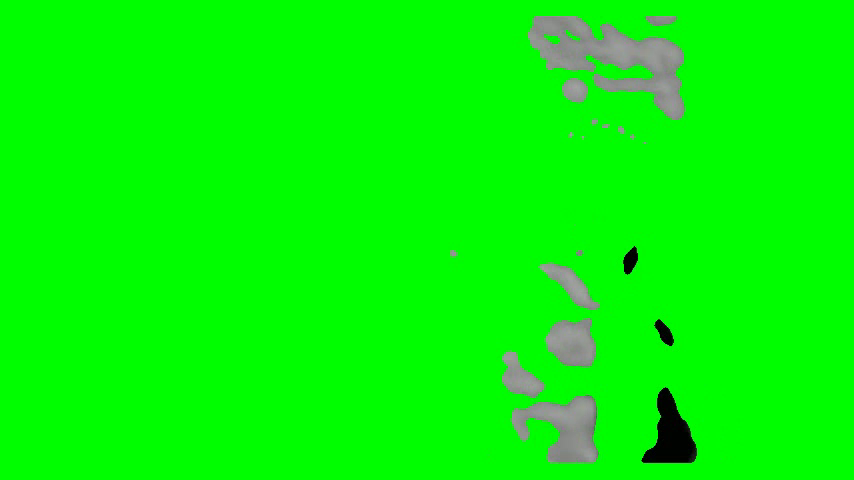
#> input picture frame 15 of DIP/Outputs/output_1.mp4, 854 x 480 px, given in place of Q1.mp4, which was not available
$ python Q1.py
#> lines starting #> are read from the running program, lines starting #| are printed output that depends on the picture
import cv2
import numpy as np

# [63 lines left out: functions apply_box_filter, apply_median_filter, do_convolve, build_mask, not called in this run]


if __name__ == "__main__":
    OUTPUT_PATH = "../Outputs/output_1.mp4"

    cap = cv2.VideoCapture("../Data/Q1.mp4")
    all_frames = []

    while True:
        got_frame, raw = cap.read()
#> raw is the input picture: shape (480, 854, 3); mean B, G, R 5.6, 247.9, 5.7
        if not got_frame:
            break
        if raw.ndim == 3:
            gray = (0.299 * raw[:, :, 2] +
                    0.587 * raw[:, :, 1] +
                    0.114 * raw[:, :, 0])
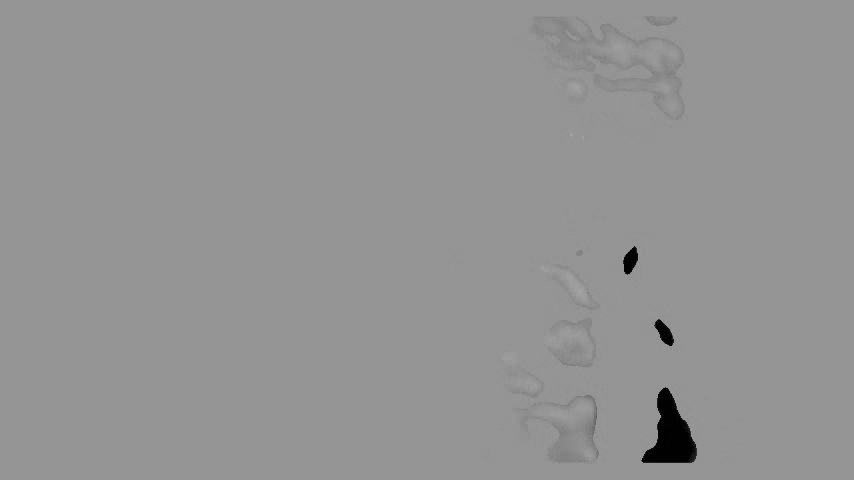
#> gray: shape (480, 854) float64; min 0, max 163.2, mean 147.9
            gray = gray.astype(np.uint8)
        else:
            gray = raw
        all_frames.append(gray)

    FPS = cap.get(cv2.CAP_PROP_FPS)
    VID_W = int(cap.get(cv2.CAP_PROP_FRAME_WIDTH))
    VID_H = int(cap.get(cv2.CAP_PROP_FRAME_HEIGHT))
    cap.release()

    stacked = np.array(all_frames, dtype=np.float64)
    background = np.median(stacked, axis=0).astype(np.uint8)

    lap_kernel = np.array([
        [ 0, -1,  0],
        [-1,  5, -1],
        [ 0, -1,  0]
    ], dtype=np.float64)

    green_bg = np.zeros((VID_H, VID_W, 3), dtype=np.uint8)
    green_bg[:, :, 1] = 255  # green bg

    processed_frames = []

    for idx in range(len(all_frames)):
        frame = all_frames[idx]
        fg_mask = build_mask(frame, background, lap_kernel)  # 0 or 1
        frame_bgr = np.stack([frame, frame, frame], axis=2)
        result = np.where(fg_mask[:, :, np.newaxis] == 1, frame_bgr, green_bg)
        result = result.astype(np.uint8)

        processed_frames.append(result)

    fourcc = cv2.VideoWriter_fourcc(*'mp4v')
    writer = cv2.VideoWriter(OUTPUT_PATH, fourcc, FPS, (VID_W, VID_H), True)

    for f in processed_frames:
        writer.write(f)

    writer.release()

$ run again, starting later in the video
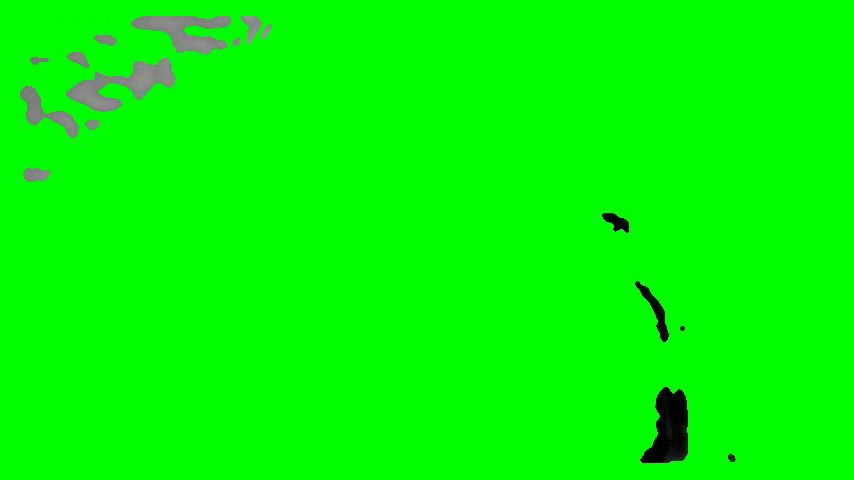
#> input picture frame 67 of DIP/Outputs/output_1.mp4, 854 x 480 px, given in place of Q1.mp4, which was not available
#> raw is the input picture: shape (480, 854, 3); mean B, G, R 2.3, 249.9, 2.3
#> `gray = (0.299 * raw[:, :, 2] + 0.587 * raw[:, :, 1] + 0.114 * raw[:, :..`:
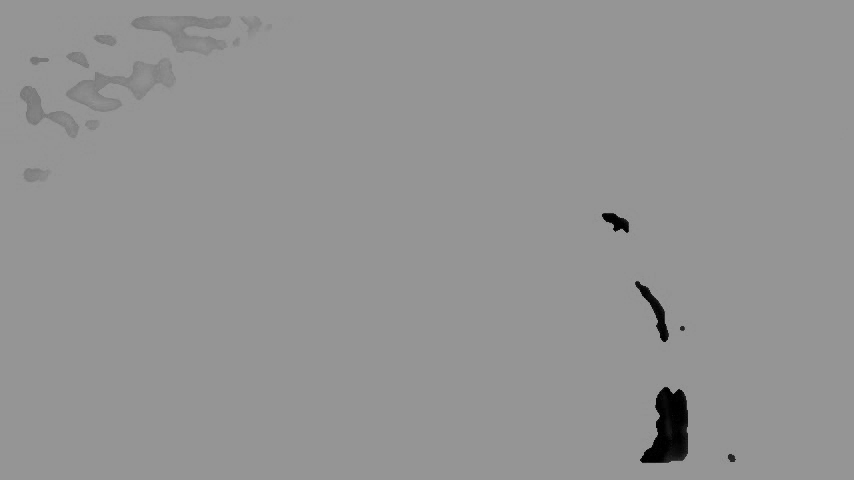
#> gray: shape (480, 854) float64; min 0, max 157.9, mean 147.7

$ run again, starting later in the video
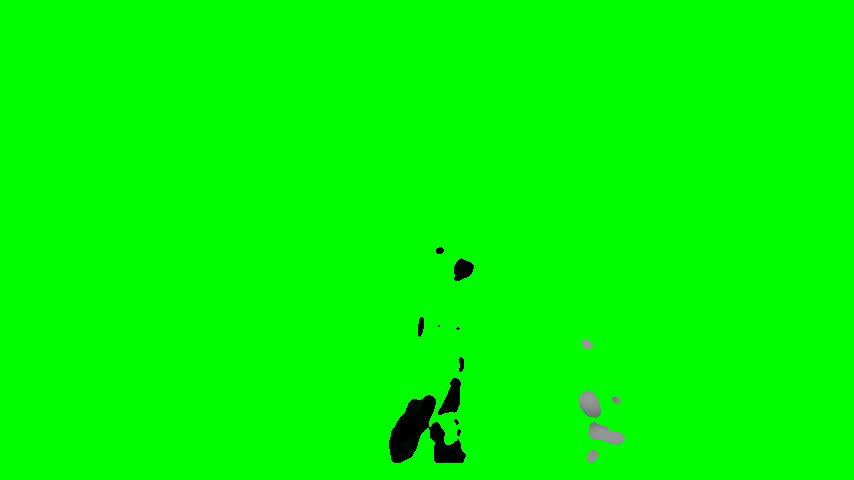
#> input picture frame 120 of DIP/Outputs/output_1.mp4, 854 x 480 px, given in place of Q1.mp4, which was not available
#> raw is the input picture: shape (480, 854, 3); mean B, G, R 0.5, 251.4, 0.5
#> `gray = (0.299 * raw[:, :, 2] + 0.587 * raw[:, :, 1] + 0.114 * raw[:, :..`:
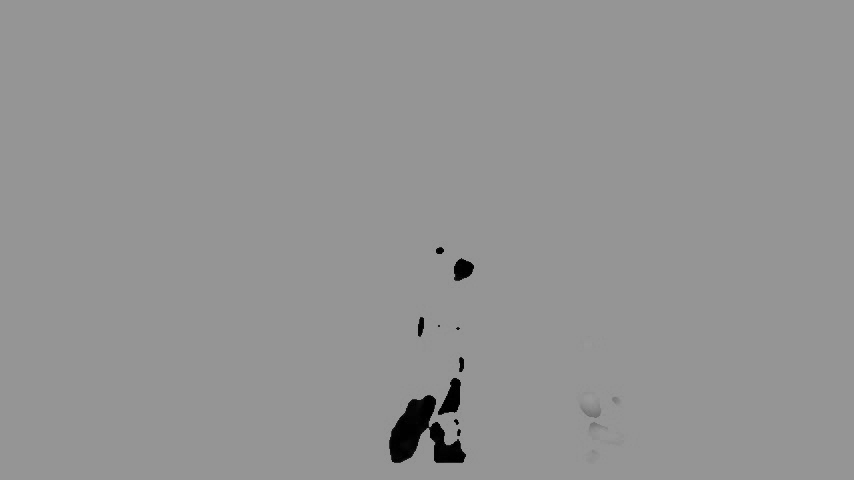
#> gray: shape (480, 854) float64; min 0, max 156.2, mean 147.8
